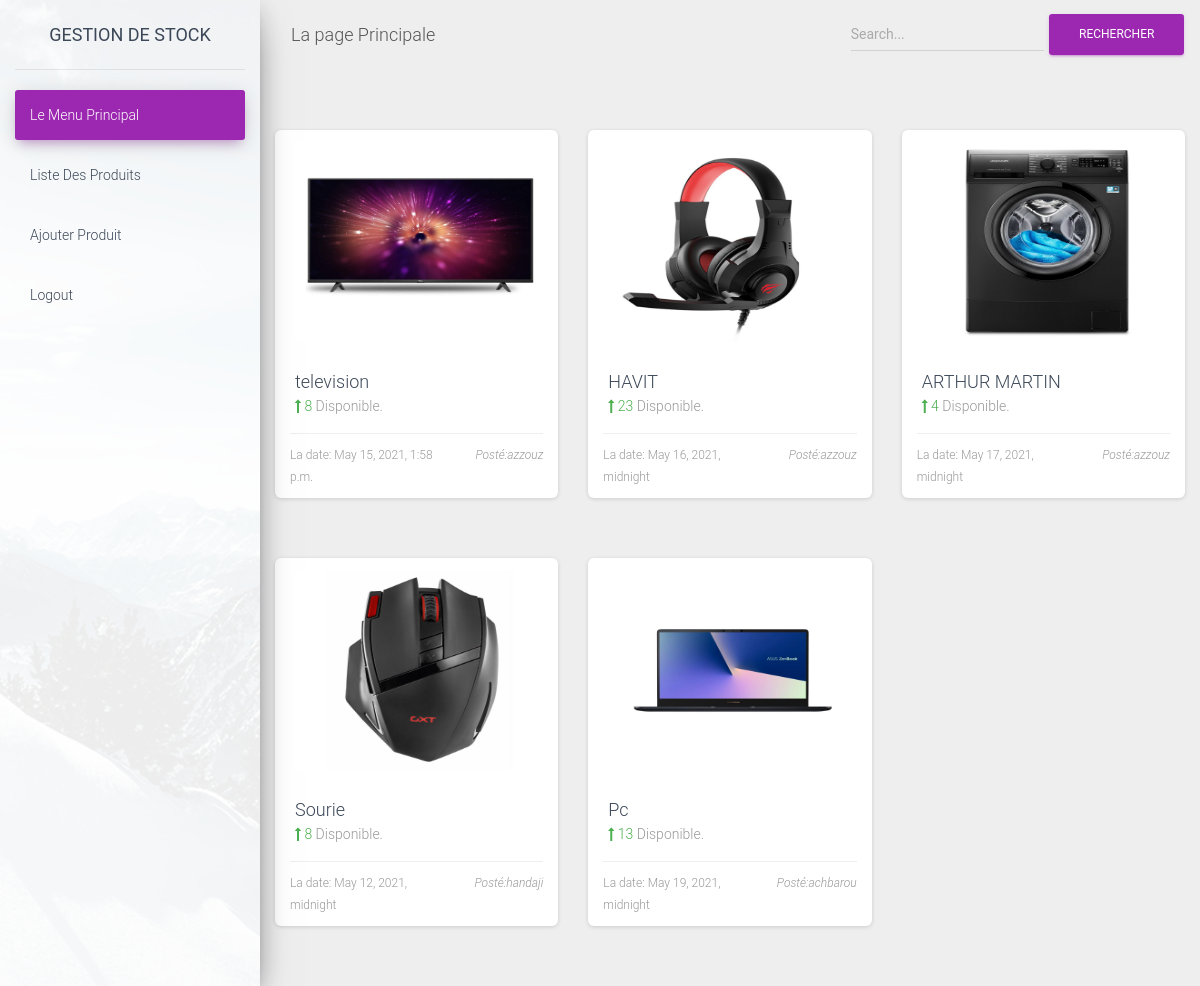
The app's page /main-page with its own data.
### frontend/models.py (models this page shows, shortened)
class Produit(models.Model):
    libelle = models.CharField(max_length=255)
    description = models.CharField(max_length=255)
    prix = models.FloatField(default=0.0)
    qte = models.IntegerField(default=0, verbose_name='Quantité')
    date = models.DateTimeField(default=timezone.now())
    image = models.CharField(max_length=255)
    categorie = models.ForeignKey('Categorie', on_delete=models.CASCADE)
    user = models.ForeignKey(settings.AUTH_USER_MODEL, on_delete=models.CASCADE)

### frontend/views.py (the view)
# urls.py: path('main-page', view=produitList, name="main"),
def produitList(request):
    produits = Produit.objects.all()
    return render(request, "main-page.html", {"produits": produits})

### frontend/templates/main-page.html
{% extends 'base.html' %}
{% load static %}
{% block content %}
<div class="row">
            {% for produit in produits %}
            <div class="col-md-4">
              <div class="card card-chart">
                <div class="card-header">
                    <img src="{% static 'img/'%}{{ produit.image }}" alt="Produit" width="250px" height="200px">
                </div>
                <div class="card-body">
                  <a href="{% url 'produitDetails' produit.id%}"><h4 class="card-title">{{ produit.libelle }}</h4></a>
                  <p class="card-category">
                    <span class="text-success"><i class="fa fa-long-arrow-up"></i> {{ produit.qte }} </span> Disponible.</p>
                </div>
                <div class="card-footer">
                  <div class="stats">
                    La date: {{ produit.date }}<i style="margin-left: 25px">Posté:{{ produit.user }}</i>
                  </div>
                </div>
              </div>
            </div>
            {% endfor %}
{% endblock %}

### frontend/templates/base.html (shortened to what this page needs)
{% load static %}
<!DOCTYPE html>
<html lang="en">
<head>
  <link rel="stylesheet" href="https://maxcdn.bootstrapcdn.com/font-awesome/latest/css/font-awesome.min.css">
  <link href="{% static 'assets/css/material-dashboard.css' %}" rel="stylesheet" />
  <link href="{% static 'assets/demo/demo.css' %}" rel="stylesheet" />
</head>
<body>
  <div class="wrapper ">
    <div class="sidebar" data-color="purple" data-background-color="white" data-image="{% static 'assets/img/sidebar-1.jpg' %}">
      <div class="logo"><a href="http://www.creative-tim.com" class="simple-text logo-normal">
          Gestion de Stock
        </a></div>
      <div class="sidebar-wrapper">
        <ul class="nav">
          <li class="nav-item active  ">
            <a class="nav-link" href="{% url 'main' %}">
              <p>Le Menu Principal</p>
            </a>
          </li>
          <li class="nav-item ">
            <a class="nav-link" href="{% url 'allProduit' %}">
              <p>Liste des Produits</p>
            </a>
          </li>
            <li class="nav-item ">
            <a class="nav-link" href="{% url 'produit' %}">
              <p>Ajouter Produit</p>
            </a>
          </li>
          <li class="nav-item ">
            <a class="nav-link" href="{% url 'logout' %}">
              <p>logout</p>
            </a>
          </li>
        </ul>
      </div>
    </div>
    <div class="main-panel">
      <nav class="navbar navbar-expand-lg navbar-transparent navbar-absolute fixed-top ">
        <div class="container-fluid">
          <div class="navbar-wrapper">
            <a class="navbar-brand" href="javascript:;">La page Principale</a>
          </div>
          <div class="collapse navbar-collapse justify-content-end">
            <form action="search" method="post" class="navbar-form">
              <div class="input-group no-border">
                <input type="text" name="search" class="form-control" placeholder="Search...">
              </div>
                <button  type="submit" class="btn btn-primary ">Rechercher</button>
            </form>
          </div>
        </div>
      </nav>
<div class="content">
{% block content %}
{% endblock %}
</div>
</div>
</div>
</body>
</html>

### records on screen
Produit: image (picture), libelle "television", qte "8", date "May 15, 2021, 1:58 p.m.", user "azzouz"
Produit: image (picture), libelle "HAVIT", qte "23", date "May 16, 2021, midnight", user "azzouz"
Produit: image (picture), libelle "ARTHUR MARTIN", qte "4", date "May 17, 2021, midnight", user "azzouz"
Produit: image (picture), libelle "Sourie", qte "8", date "May 12, 2021, midnight", user "handaji"
Produit: image (picture), libelle "Pc", qte "13", date "May 19, 2021, midnight", user "achbarou"
